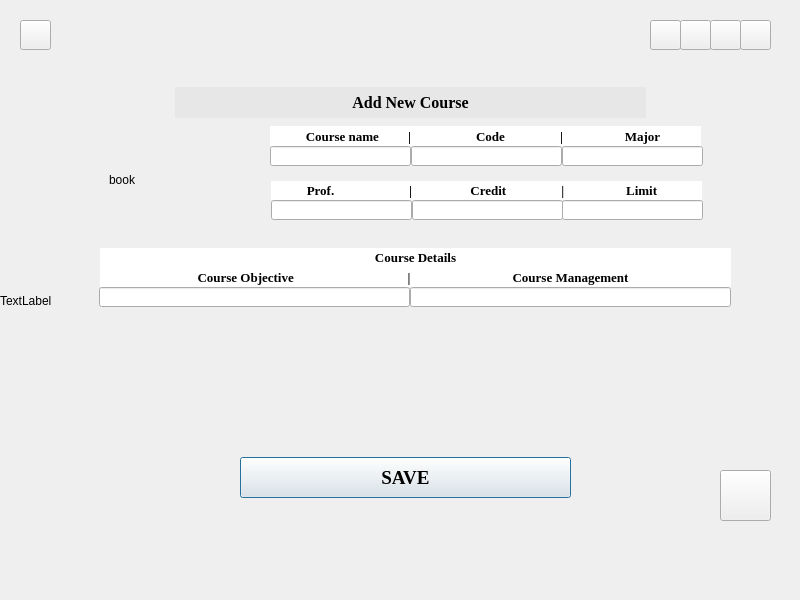
<?xml version="1.0" encoding="UTF-8"?>
<ui version="4.0">
 <class>course_2</class>
 <widget class="QDialog" name="course_2">
  <property name="geometry">
   <rect>
    <x>0</x>
    <y>0</y>
    <width>800</width>
    <height>600</height>
   </rect>
  </property>
  <property name="windowTitle">
   <string>Dialog</string>
  </property>
  <widget class="QLabel" name="course3_title">
   <property name="geometry">
    <rect>
     <x>175</x>
     <y>87</y>
     <width>471</width>
     <height>31</height>
    </rect>
   </property>
   <property name="font">
    <font>
     <family>Times New Roman</family>
     <pointsize>15</pointsize>
     <weight>75</weight>
     <bold>true</bold>
     <strikeout>false</strikeout>
    </font>
   </property>
   <property name="cursor">
    <cursorShape>ArrowCursor</cursorShape>
   </property>
   <property name="styleSheet">
    <string notr="true">background-color:rgb(231, 231, 231)</string>
   </property>
   <property name="text">
    <string>&lt;html&gt;&lt;head/&gt;&lt;body&gt;&lt;p align=&quot;center&quot;&gt;&lt;span style=&quot; font-size:12pt;&quot;&gt;Add New Course&lt;/span&gt;&lt;/p&gt;&lt;/body&gt;&lt;/html&gt;</string>
   </property>
  </widget>
  <widget class="QPushButton" name="pushButton">
   <property name="geometry">
    <rect>
     <x>240</x>
     <y>457</y>
     <width>331</width>
     <height>41</height>
    </rect>
   </property>
   <property name="font">
    <font>
     <family>Times New Roman</family>
     <pointsize>14</pointsize>
     <weight>75</weight>
     <bold>true</bold>
    </font>
   </property>
   <property name="text">
    <string>SAVE</string>
   </property>
  </widget>
  <widget class="QLabel" name="book">
   <property name="geometry">
    <rect>
     <x>109</x>
     <y>120</y>
     <width>120</width>
     <height>120</height>
    </rect>
   </property>
   <property name="text">
    <string>book</string>
   </property>
  </widget>
  <widget class="QLabel" name="label">
   <property name="geometry">
    <rect>
     <x>270</x>
     <y>126</y>
     <width>431</width>
     <height>20</height>
    </rect>
   </property>
   <property name="font">
    <font>
     <family>Times New Roman</family>
     <pointsize>10</pointsize>
     <weight>75</weight>
     <bold>true</bold>
    </font>
   </property>
   <property name="styleSheet">
    <string notr="true">background-color: rgb(255, 255, 255);</string>
   </property>
   <property name="text">
    <string>           Course name         |                    Code                 |                   Major          </string>
   </property>
  </widget>
  <widget class="QLabel" name="label_2">
   <property name="geometry">
    <rect>
     <x>271</x>
     <y>181</y>
     <width>431</width>
     <height>19</height>
    </rect>
   </property>
   <property name="font">
    <font>
     <family>Times New Roman</family>
     <pointsize>10</pointsize>
     <weight>75</weight>
     <bold>true</bold>
    </font>
   </property>
   <property name="styleSheet">
    <string notr="true">background-color: rgb(255, 255, 255);</string>
   </property>
   <property name="text">
    <string>           Prof.                       |                  Credit                 |                   Limit          </string>
   </property>
  </widget>
  <widget class="QLabel" name="label_3">
   <property name="geometry">
    <rect>
     <x>100</x>
     <y>248</y>
     <width>631</width>
     <height>19</height>
    </rect>
   </property>
   <property name="font">
    <font>
     <family>Times New Roman</family>
     <pointsize>10</pointsize>
     <weight>75</weight>
     <bold>true</bold>
    </font>
   </property>
   <property name="styleSheet">
    <string notr="true">background-color: rgb(255, 255, 255);</string>
   </property>
   <property name="text">
    <string>Course Details</string>
   </property>
   <property name="alignment">
    <set>Qt::AlignCenter</set>
   </property>
  </widget>
  <widget class="QLabel" name="label_4">
   <property name="geometry">
    <rect>
     <x>100</x>
     <y>267</y>
     <width>311</width>
     <height>20</height>
    </rect>
   </property>
   <property name="font">
    <font>
     <family>Times New Roman</family>
     <pointsize>10</pointsize>
     <weight>75</weight>
     <bold>true</bold>
    </font>
   </property>
   <property name="styleSheet">
    <string notr="true">background-color: rgb(255, 255, 255);</string>
   </property>
   <property name="text">
    <string>                              Course Objective                                   |</string>
   </property>
  </widget>
  <widget class="QLabel" name="label_5">
   <property name="geometry">
    <rect>
     <x>410</x>
     <y>267</y>
     <width>321</width>
     <height>20</height>
    </rect>
   </property>
   <property name="font">
    <font>
     <family>Times New Roman</family>
     <pointsize>10</pointsize>
     <weight>75</weight>
     <bold>true</bold>
    </font>
   </property>
   <property name="styleSheet">
    <string notr="true">background-color: rgb(255, 255, 255);</string>
   </property>
   <property name="text">
    <string>Course Management</string>
   </property>
   <property name="alignment">
    <set>Qt::AlignCenter</set>
   </property>
  </widget>
  <widget class="QPushButton" name="course">
   <property name="geometry">
    <rect>
     <x>650</x>
     <y>20</y>
     <width>31</width>
     <height>30</height>
    </rect>
   </property>
   <property name="text">
    <string/>
   </property>
  </widget>
  <widget class="QPushButton" name="stu">
   <property name="geometry">
    <rect>
     <x>710</x>
     <y>20</y>
     <width>31</width>
     <height>30</height>
    </rect>
   </property>
   <property name="text">
    <string/>
   </property>
  </widget>
  <widget class="QPushButton" name="back_pushbutton">
   <property name="geometry">
    <rect>
     <x>720</x>
     <y>470</y>
     <width>51</width>
     <height>51</height>
    </rect>
   </property>
   <property name="text">
    <string/>
   </property>
  </widget>
  <widget class="QPushButton" name="home">
   <property name="geometry">
    <rect>
     <x>20</x>
     <y>20</y>
     <width>31</width>
     <height>30</height>
    </rect>
   </property>
   <property name="text">
    <string/>
   </property>
  </widget>
  <widget class="QPushButton" name="student_plus">
   <property name="geometry">
    <rect>
     <x>740</x>
     <y>20</y>
     <width>31</width>
     <height>30</height>
    </rect>
   </property>
   <property name="text">
    <string/>
   </property>
  </widget>
  <widget class="QPushButton" name="course_plus">
   <property name="geometry">
    <rect>
     <x>680</x>
     <y>20</y>
     <width>31</width>
     <height>30</height>
    </rect>
   </property>
   <property name="text">
    <string/>
   </property>
  </widget>
  <widget class="QLabel" name="back_label">
   <property name="geometry">
    <rect>
     <x>0</x>
     <y>0</y>
     <width>801</width>
     <height>601</height>
    </rect>
   </property>
   <property name="text">
    <string>TextLabel</string>
   </property>
  </widget>
  <widget class="QLineEdit" name="lineEdit">
   <property name="geometry">
    <rect>
     <x>270</x>
     <y>146</y>
     <width>141</width>
     <height>20</height>
    </rect>
   </property>
  </widget>
  <widget class="QLineEdit" name="lineEdit_2">
   <property name="geometry">
    <rect>
     <x>411</x>
     <y>146</y>
     <width>151</width>
     <height>20</height>
    </rect>
   </property>
  </widget>
  <widget class="QLineEdit" name="lineEdit_3">
   <property name="geometry">
    <rect>
     <x>271</x>
     <y>200</y>
     <width>141</width>
     <height>20</height>
    </rect>
   </property>
  </widget>
  <widget class="QLineEdit" name="lineEdit_4">
   <property name="geometry">
    <rect>
     <x>412</x>
     <y>200</y>
     <width>151</width>
     <height>20</height>
    </rect>
   </property>
  </widget>
  <widget class="QLineEdit" name="lineEdit_5">
   <property name="geometry">
    <rect>
     <x>562</x>
     <y>146</y>
     <width>141</width>
     <height>20</height>
    </rect>
   </property>
  </widget>
  <widget class="QLineEdit" name="lineEdit_6">
   <property name="geometry">
    <rect>
     <x>562</x>
     <y>200</y>
     <width>141</width>
     <height>20</height>
    </rect>
   </property>
  </widget>
  <widget class="QLineEdit" name="lineEdit_7">
   <property name="geometry">
    <rect>
     <x>99</x>
     <y>287</y>
     <width>311</width>
     <height>20</height>
    </rect>
   </property>
  </widget>
  <widget class="QLineEdit" name="lineEdit_8">
   <property name="geometry">
    <rect>
     <x>410</x>
     <y>287</y>
     <width>321</width>
     <height>20</height>
    </rect>
   </property>
  </widget>
  <zorder>back_label</zorder>
  <zorder>course3_title</zorder>
  <zorder>pushButton</zorder>
  <zorder>book</zorder>
  <zorder>label</zorder>
  <zorder>label_2</zorder>
  <zorder>label_3</zorder>
  <zorder>label_4</zorder>
  <zorder>label_5</zorder>
  <zorder>course</zorder>
  <zorder>stu</zorder>
  <zorder>back_pushbutton</zorder>
  <zorder>home</zorder>
  <zorder>student_plus</zorder>
  <zorder>course_plus</zorder>
  <zorder>lineEdit</zorder>
  <zorder>lineEdit_2</zorder>
  <zorder>lineEdit_3</zorder>
  <zorder>lineEdit_4</zorder>
  <zorder>lineEdit_5</zorder>
  <zorder>lineEdit_6</zorder>
  <zorder>lineEdit_7</zorder>
  <zorder>lineEdit_8</zorder>
 </widget>
 <resources/>
 <connections/>
</ui>
